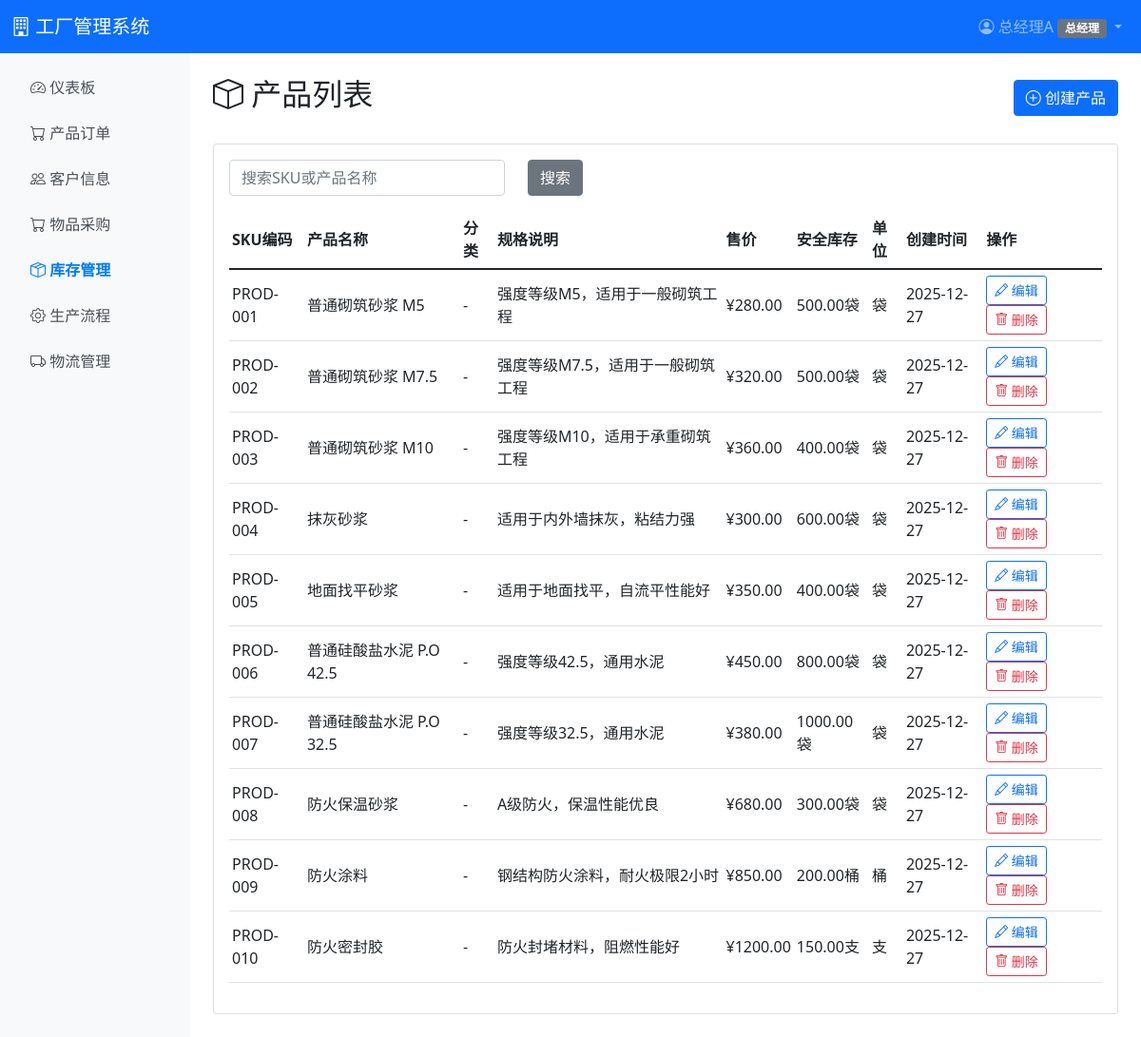
Screenshot of /inventory/products/ (signed in) with the database file from the repository.
### accounts/models.py (models this page shows, shortened)
class UserProfile(models.Model):
    ROLE_CHOICES = [
        ('sales', '销售员'),
        ('sales_mgr', '销售经理'),
        ('warehouse', '仓库管理员'),
        ('production', '生产管理员'),
        ('qc', '质检员'),
        ('logistics', '物流管理员'),
        ('ceo', '总经理'),
    ]
    user = models.OneToOneField(User, on_delete=models.CASCADE, related_name='profile')
    role = models.CharField(max_length=20, choices=ROLE_CHOICES, verbose_name='角色')
    permissions = models.ManyToManyField(Permission, blank=True, related_name='user_profiles', verbose_name='额外权限')
    phone = models.CharField(max_length=20, blank=True, verbose_name='电话')
    department = models.CharField(max_length=50, blank=True, verbose_name='部门')
    created_at = models.DateTimeField(auto_now_add=True, verbose_name='创建时间')
    class Meta:
        verbose_name = '用户角色'
        verbose_name_plural = '用户角色'
    def has_permission(self, permission_code):
        if self.role == 'ceo':
            return True
        role_permissions = self.get_role_default_permissions()
        if permission_code in role_permissions:
            return True
        return self.permissions.filter(code=permission_code).exists()

### inventory/models.py (models this page shows, shortened)
class Product(models.Model):
    sku = models.CharField(max_length=50, unique=True, verbose_name='SKU编码')
    name = models.CharField(max_length=200, verbose_name='产品名称')
    category = models.ForeignKey(ProductCategory, on_delete=models.PROTECT, null=True, blank=True, verbose_name='分类')
    specification = models.TextField(blank=True, verbose_name='规格说明')
    unit_price = models.DecimalField(max_digits=10, decimal_places=2, default=0, verbose_name='基础单价')
    sale_price = models.DecimalField(max_digits=10, decimal_places=2, verbose_name='售价')
    safety_stock = models.DecimalField(max_digits=10, decimal_places=2, default=0, verbose_name='安全库存')
    unit = models.CharField(max_length=20, default='件', verbose_name='单位')
    created_at = models.DateTimeField(auto_now_add=True, verbose_name='创建时间')
    updated_at = models.DateTimeField(auto_now=True, verbose_name='更新时间')
    class Meta:
        verbose_name = '成品'
        verbose_name_plural = '成品'
        ordering = ['sku']

### inventory/views.py (the view)
# urls.py: path('products/', views.product_list, name='product_list'),
@login_required
@role_or_permission_required('warehouse', 'ceo', permission_code='inventory.product.view')
def product_list(request):
    products = Product.objects.all()
    search = request.GET.get('search', '')
    if search:
        products = products.filter(
            Q(sku__icontains=search) |
            Q(name__icontains=search)
        )
    paginator = Paginator(products, 20)  # 每页20条
    page_number = request.GET.get('page')
    page_obj = paginator.get_page(page_number)
    extra_params = ''
    if search:
        extra_params = f'search={search}'
    context = {
        'products': page_obj,
        'search': search,
        'extra_params': extra_params,
        'can_manage': request.user.profile.has_permission('inventory.product.manage'),
    }
    return render(request, 'inventory/product_list.html', context)

### templates/inventory/product_list.html (shortened to what this page needs)
{% extends 'base.html' %}
{% load permission_tags %}
{% block content %}
<div class="d-flex justify-content-between align-items-center mb-4">
    <h2><i class="bi bi-box"></i> 产品列表</h2>
    {% if can_manage %}
    <a href="{% url 'inventory:product_create' %}" class="btn btn-primary">
        <i class="bi bi-plus-circle"></i> 创建产品
    </a>
    {% endif %}
</div>
<div class="card">
    <div class="card-body">
        <form method="get" class="mb-3">
            <div class="row">
                <div class="col-md-4">
                    <input type="text" name="search" class="form-control" placeholder="搜索SKU或产品名称" value="{{ search }}">
                </div>
                <div class="col-md-2">
                    <button type="submit" class="btn btn-secondary">搜索</button>
                </div>
            </div>
        </form>
        <div class="table-responsive">
            <table class="table table-hover table-sm">
                <thead>
                    <tr>
                        <th>SKU编码</th>
                        <th>产品名称</th>
                        <th>分类</th>
                        <th>规格说明</th>
                        <th>售价</th>
                        <th>安全库存</th>
                        <th>单位</th>
                        <th>创建时间</th>
                        {% if can_manage %}
                        <th>操作</th>
                        {% endif %}
                    </tr>
                </thead>
                <tbody>
                    {% for product in products %}
                    <tr>
                        <td>{{ product.sku }}</td>
                        <td>{{ product.name }}</td>
                        <td>{{ product.category.name|default:"-" }}</td>
                        <td>{{ product.specification|truncatewords:5|default:"-" }}</td>
                        <td>¥{{ product.sale_price }}</td>
                        <td>{{ product.safety_stock }}{{ product.unit }}</td>
                        <td>{{ product.unit }}</td>
                        <td>{{ product.created_at|date:"Y-m-d" }}</td>
                        {% if can_manage %}
                        <td>
                            <a href="{% url 'inventory:product_edit' product.pk %}" class="btn btn-sm btn-outline-primary">
                                <i class="bi bi-pencil"></i> 编辑
                            </a>
                            <a href="{% url 'inventory:product_delete' product.pk %}" class="btn btn-sm btn-outline-danger">
                                <i class="bi bi-trash"></i> 删除
                            </a>
                        </td>
                        {% endif %}
                    </tr>
                    {% empty %}
                    <tr>
                        <td colspan="{% if can_manage %}9{% else %}8{% endif %}" class="text-center text-muted">暂无产品数据</td>
                    </tr>
                    {% endfor %}
                </tbody>
            </table>
        </div>
    </div>
</div>
{% endblock %}

### templates/base.html (shortened to what this page needs)
{% load permission_tags %}
<!DOCTYPE html>
<html lang="zh-CN">
<head>
    <link href="https://cdn.jsdelivr.net/npm/bootstrap@5.1.3/dist/css/bootstrap.min.css" rel="stylesheet">
    <link rel="stylesheet" href="https://cdn.jsdelivr.net/npm/bootstrap-icons@1.8.1/font/bootstrap-icons.css">
</head>
<body>
    <nav class="navbar navbar-expand-lg navbar-dark bg-primary">
        <div class="container-fluid">
            <a class="navbar-brand" href="{% url 'dashboard' %}">
                <i class="bi bi-building"></i> 工厂管理系统
            </a>
            <div class="collapse navbar-collapse" id="navbarNav">
                <ul class="navbar-nav ms-auto">
                    {% if user.is_authenticated %}
                    <li class="nav-item dropdown">
                        <a class="nav-link dropdown-toggle" href="#" id="navbarDropdown" role="button" data-bs-toggle="dropdown">
                            <i class="bi bi-person-circle"></i> {{ user.username }}
                            {% if user.profile %}
                            <span class="badge bg-secondary">{{ user.profile.get_role_display }}</span>
                            {% endif %}
                        </a>
                    </li>
                    {% else %}
                    <li class="nav-item">
                        <a class="nav-link" href="{% url 'login' %}">登录</a>
                    </li>
                    {% endif %}
                </ul>
            </div>
        </div>
    </nav>
    {% if user.is_authenticated %}
    <div class="container-fluid">
        <div class="row">
            <nav class="col-md-2 sidebar p-3">
                <ul class="nav flex-column">
                    <li class="nav-item mb-2">
                        <a class="nav-link {% if request.resolver_match.url_name == 'dashboard' %}active{% endif %}" href="{% url 'dashboard' %}">
                            <i class="bi bi-speedometer2"></i> 仪表板
                        </a>
                    </li>
                    {% if user.profile.role == 'sales' or user.profile.role == 'sales_mgr' or user.profile.role == 'warehouse' or user.profile.role == 'ceo' or user|has_permission:'sales.order.view' %}
                    <li class="nav-item mb-2">
                        <a class="nav-link {% if request.resolver_match.app_name == 'sales' %}active{% endif %}" href="{% url 'sales:order_list' %}">
                            <i class="bi bi-cart"></i> 产品订单
                        </a>
                    </li>
                    {% endif %}
                    {% if user.profile.role == 'sales' or user.profile.role == 'sales_mgr' or user.profile.role == 'ceo' or user|has_permission:'inventory.customer.view' %}
                    <li class="nav-item mb-2">
                        <a class="nav-link {% if request.resolver_match.app_name == 'inventory' and request.resolver_match.url_name|slice:':8' == 'customer' %}active{% endif %}" href="{% url 'inventory:customer_list' %}">
                            <i class="bi bi-people"></i> 客户信息
                        </a>
                    </li>
                    {% endif %}
                    {% if user.profile.role == 'warehouse' or user.profile.role == 'ceo' %}
                    <li class="nav-item mb-2">
                        <a class="nav-link {% if request.resolver_match.app_name == 'purchase' %}active{% endif %}" href="{% url 'purchase:task_list' %}">
                            <i class="bi bi-cart"></i> 物品采购
                        </a>
                    </li>
                    {% endif %}
                    {% if user.profile.role == 'warehouse' or user.profile.role == 'production' or user.profile.role == 'ceo' or user|has_permission:'inventory.view' or user|has_permission:'inventory.view_product' %}
                    <li class="nav-item mb-2">
                        <a class="nav-link {% if request.resolver_match.app_name == 'inventory' and request.resolver_match.url_name|slice:':8' != 'customer' and request.resolver_match.url_name != 'bom_list' %}active{% endif %}" href="{% url 'inventory:inventory_list' %}">
                            <i class="bi bi-box-seam"></i> 库存管理
                        </a>
                    </li>
                    {% endif %}
                    {% if user.profile.role == 'production' or user.profile.role == 'ceo' or user|has_permission:'production.task.view' or user|has_permission:'inventory.bom.view' %}
                    <li class="nav-item mb-2">
                        <a class="nav-link " href="{% url 'production:task_list' %}">
                            <i class="bi bi-gear"></i> 生产流程
                        </a>
                    </li>
                    {% endif %}
                    {% if user.profile.role == 'logistics' or user.profile.role == 'ceo' or user|has_permission:'logistics.shipment.view' %}
                    <li class="nav-item mb-2">
                        <a class="nav-link {% if request.resolver_match.app_name == 'logistics' %}active{% endif %}" href="{% url 'logistics:shipment_list' %}">
                            <i class="bi bi-truck"></i> 物流管理
                        </a>
                    </li>
                    {% endif %}
                </ul>
            </nav>
            <main class="col-md-10 p-4">
    {% else %}
    <div class="container mt-5">
    {% endif %}
        {% block content %}{% endblock %}
    {% if user.is_authenticated %}
            </main>
        </div>
    </div>
    {% else %}
    </div>
    {% endif %}
</body>
</html>

### templates/base.html (style rules this page uses)
.sidebar { min-height: calc(100vh - 56px); background-color: #f8f9fa; }
.nav-link { color: #495057; }
.nav-link.active { color: #007bff; font-weight: bold; }
.table tbody tr td, .table thead tr th { padding: 0.5625rem 0.375rem; vertical-align: middle; line-height: 1.5; }
.table-sm tbody tr td, .table-sm thead tr th { padding: 0.375rem 0.1875rem; vertical-align: middle; line-height: 1.5; }

### rows the page displays
Product: sku "PROD-001", name "普通砌筑砂浆 M5", category.name "-", specification "强度等级M5，适用于一般砌筑工程", sale_price "280.00", safety_stock "500.00", unit "袋", created_at "2025-12-27"
Product: sku "PROD-002", name "普通砌筑砂浆 M7.5", category.name "-", specification "强度等级M7.5，适用于一般砌筑工程", sale_price "320.00", safety_stock "500.00", unit "袋", created_at "2025-12-27"
Product: sku "PROD-003", name "普通砌筑砂浆 M10", category.name "-", specification "强度等级M10，适用于承重砌筑工程", sale_price "360.00", safety_stock "400.00", unit "袋", created_at "2025-12-27"
Product: sku "PROD-004", name "抹灰砂浆", category.name "-", specification "适用于内外墙抹灰，粘结力强", sale_price "300.00", safety_stock "600.00", unit "袋", created_at "2025-12-27"
Product: sku "PROD-005", name "地面找平砂浆", category.name "-", specification "适用于地面找平，自流平性能好", sale_price "350.00", safety_stock "400.00", unit "袋", created_at "2025-12-27"
Product: sku "PROD-006", name "普通硅酸盐水泥 P.O 42.5", category.name "-", specification "强度等级42.5，通用水泥", sale_price "450.00", safety_stock "800.00", unit "袋", created_at "2025-12-27"
Product: sku "PROD-007", name "普通硅酸盐水泥 P.O 32.5", category.name "-", specification "强度等级32.5，通用水泥", sale_price "380.00", safety_stock "1000.00", unit "袋", created_at "2025-12-27"
Product: sku "PROD-008", name "防火保温砂浆", category.name "-", specification "A级防火，保温性能优良", sale_price "680.00", safety_stock "300.00", unit "袋", created_at "2025-12-27"
Product: sku "PROD-009", name "防火涂料", category.name "-", specification "钢结构防火涂料，耐火极限2小时", sale_price "850.00", safety_stock "200.00", unit "桶", created_at "2025-12-27"
Product: sku "PROD-010", name "防火密封胶", category.name "-", specification "防火封堵材料，阻燃性能好", sale_price "1200.00", safety_stock "150.00", unit "支", created_at "2025-12-27"

### other values shown
{{ user.username }} "总经理A"
{{ user.profile.get_role_display }} "总经理"
